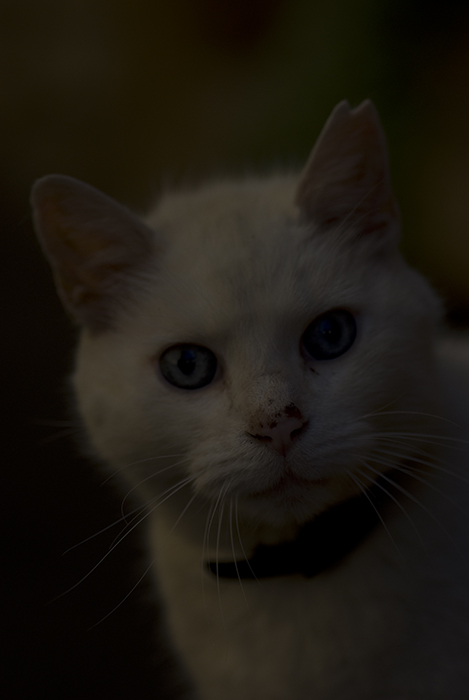
#> input picture python/usage/ImageProcessing/MorphologicalImageProcessing/images/chat.jpg, 469 x 700 px, found by its file name
$ python EqualizingHistogram.py   (older library calls are emulated)
#> lines starting #> are read from the running program, lines starting #| are printed output that depends on the picture
#> further down, image is the input picture: shape (700, 469, 3); mean B, G, R 16.9, 24.6, 29.1
#> `image = cv2.cvtColor(image,cv2.COLOR_BGR2HSV)`: image: shape (700, 469, 3); mean H, S, V 27.7, 131.7, 29.2
### python/myLibs/ImageProcessing/MorphologicalImageProcessing/myhisto.py
import cv2
import numpy as np

# return new image with equalized histogram
def equalizeHist(image):
    newImage = np.zeros(image.shape,image.dtype)
    # calcHist : image, channel, masque, histSize, ranges
    histo = cv2.calcHist([image], [0], None, [256], [0, 256])
#> histo = 256 values, max 13279 at index 29, min 0 at index 75, mean 1282.4
    nbCase = image.shape[0]*image.shape[1]
#> nbCase = 328300

    for i in range(0,image.shape[0]):
        for j in range(0,image.shape[1]):
            greyScale = image[i,j]
            sum = np.sum(histo[0:greyScale])
            newImage[i,j]=sum*255/nbCase
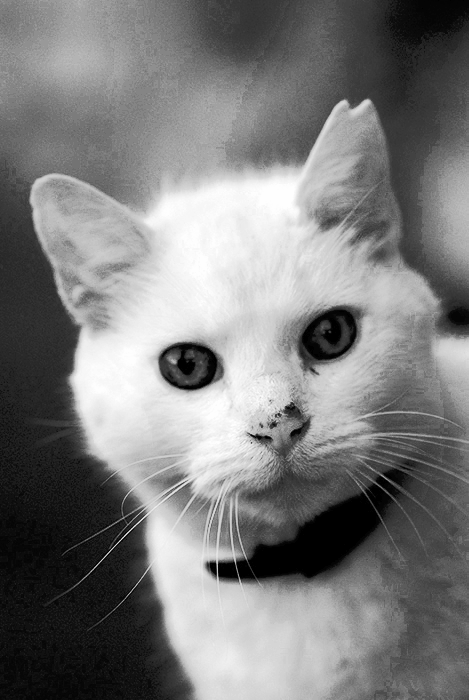
#> newImage: shape (700, 469); min 0, max 254, mean 124.3

    return newImage

### python/myLibs/ImageProcessing/MorphologicalImageProcessing/morpho.py
import cv2
import numpy as np
from myLibs.ImageProcessing.MorphologicalImageProcessing import structElement as strel

def displayImage(name,image):
    cv2.imshow(name, image)

# Implementation for learning purpose. Do not use
# [19 lines left out: function myErodeHandmade, not called in this run]

def myErode(image,struct):
    return cv2.erode(image,struct)

# Implementation for learning purpose. Do not use
# [8 lines left out: function myDilatHandmade, not called in this run]

def myDilat(image,struct):
    return cv2.dilate(image,struct)

def myGrad(image, struct):
    return myDilat(image,struct)-myErode(image,struct)

def myOpen(image, struct):
    return myDilat(myErode(image,struct),struct)

def myClose(image, struct):
    return myErode(myDilat(image,struct),struct)

def myCondDilat(imageM, imageI, struct):
    return np.minimum(cv2.dilate(imageM,struct), imageI)

def myCondErode(imageM, imageI, struct):
    return np.maximum(cv2.erode(imageM,struct), imageI)

# [25 lines left out: functions myReconInf, myReconSup, not called in this run]

def myReconOpen(imageI ,structOpen, structRecon) :
    return myReconInf(myOpen(imageI,structOpen),imageI,structRecon)

def myReconClose(imageI ,structOpen, structRecon) :
    return myReconSup(myClose(imageI,structOpen),imageI,structRecon)

# [127 lines left out: functions myHMax, myHMin, watersheds, myThreshold, countElements, filterElementsOnEdge, not called in this run]

### python/usage/ImageProcessing/MorphologicalImageProcessing/EqualizingHistogram.py
import cv2
from myLibs.ImageProcessing.MorphologicalImageProcessing import morpho, myhisto

imagename='Images/chat.jpg'

image = cv2.imread(imagename)

morpho.displayImage("Original Image", image)

# Objectif : reequalize only the light

# Use of the colorspace HSV (Hue, Saturation, VLight? :D)
image = cv2.cvtColor(image,cv2.COLOR_BGR2HSV)
image[:,:,2]=myhisto.equalizeHist(image[:,:,2])
#> image: shape (700, 469, 3); mean H, S, V 27.7, 131.7, 124.3

image = cv2.cvtColor(image,cv2.COLOR_HSV2BGR)
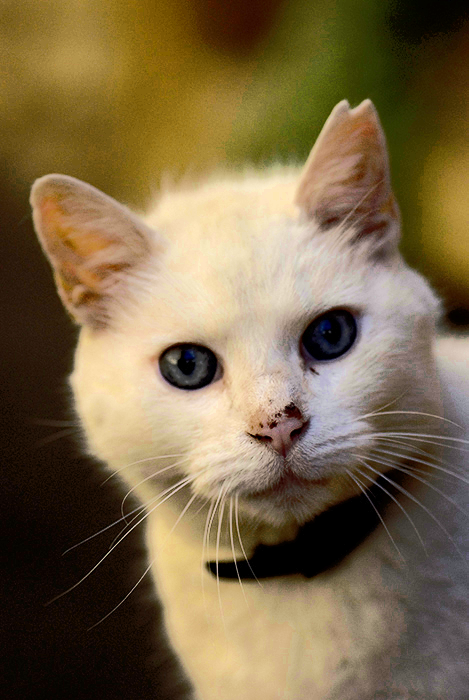
#> image: shape (700, 469, 3); mean B, G, R 72.6, 105, 123.8
morpho.displayImage("Image equalized", image)

key = cv2.waitKey(0)
#> (key Esc is pressed here)
cv2.destroyAllWindows()

$ run again, with python/usage/ImageProcessing/MorphologicalImageProcessing/images/comete.jpg copied over python/usage/ImageProcessing/MorphologicalImageProcessing/images/chat.jpg
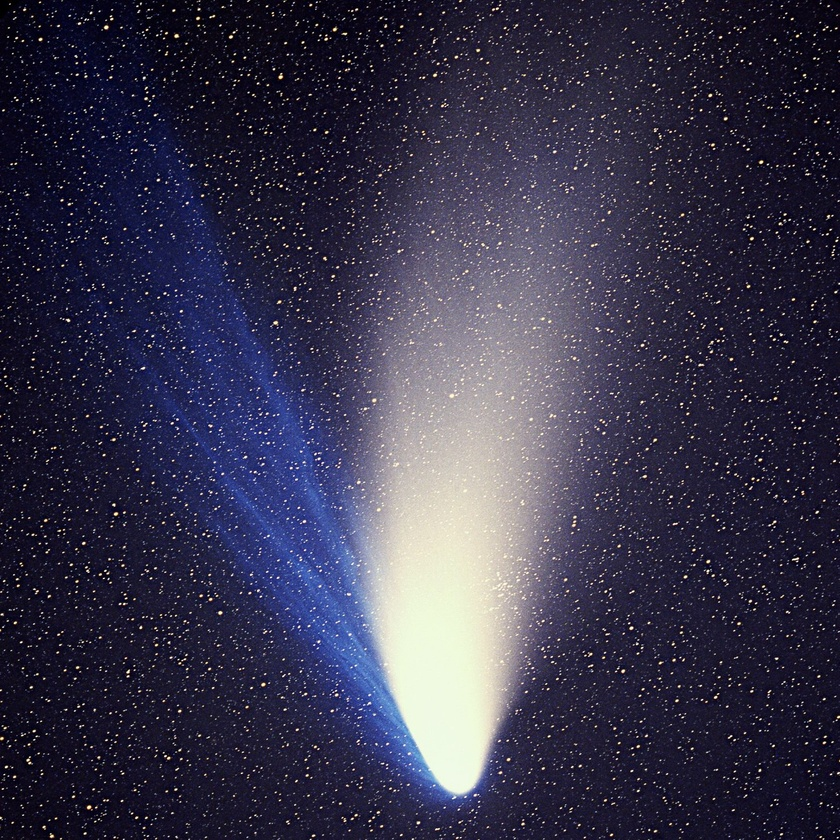
#> input picture python/usage/ImageProcessing/MorphologicalImageProcessing/images/comete.jpg, 840 x 840 px, shrunk from 1500 x 1500 before the run, found by its file name
#> image is the input picture: shape (840, 840, 3); mean B, G, R 75, 52.7, 55.3
#> histo = 256 values, max 12630 at index 40, min 28 at index 0, mean 2756.2
#> after the loop in equalizeHist, `for i in range(0,image.shape[0]):`:
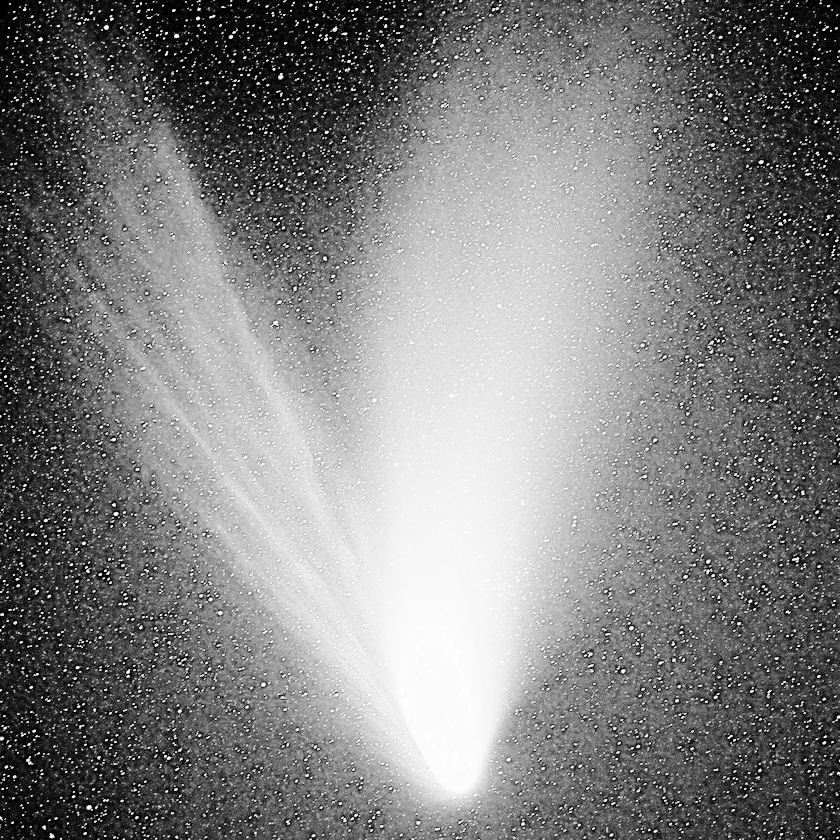
#> newImage: shape (840, 840); min 0, max 254, mean 125.8
#> `image = cv2.cvtColor(image,cv2.COLOR_HSV2BGR)`:
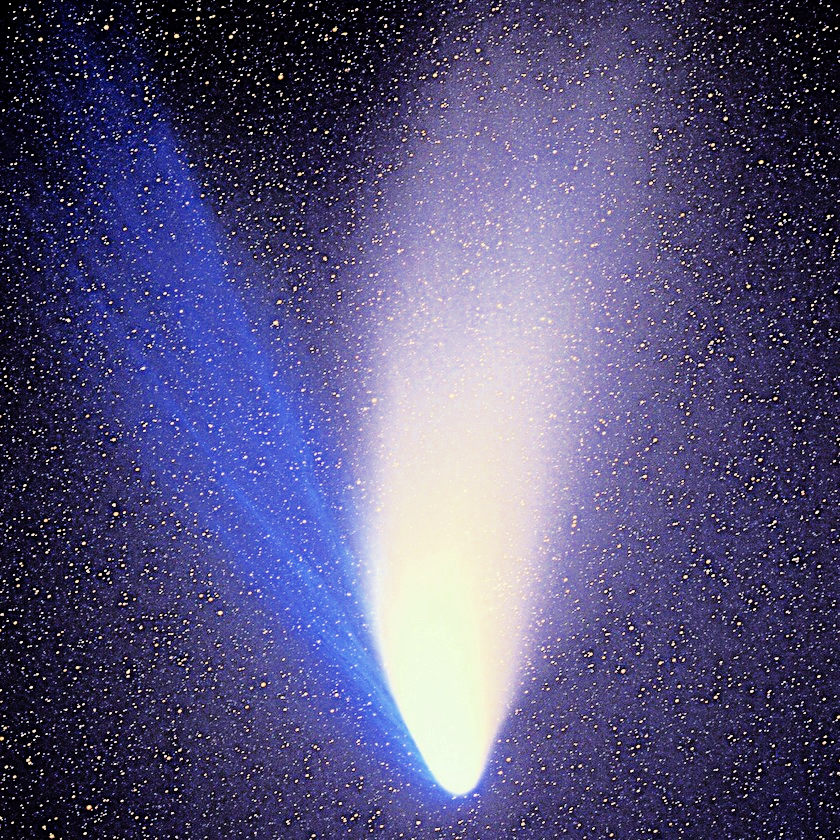
#> image: shape (840, 840, 3); mean B, G, R 123.9, 82.5, 87

$ run again, with python/usage/ImageProcessing/MorphologicalImageProcessing/images/flower.jpg copied over python/usage/ImageProcessing/MorphologicalImageProcessing/images/chat.jpg
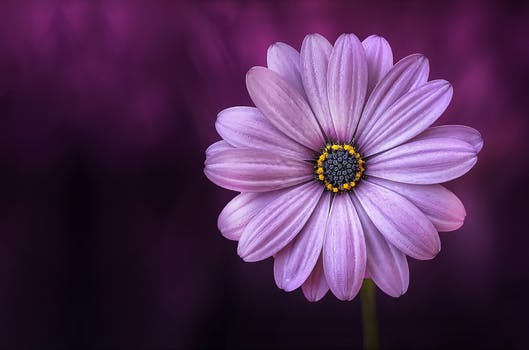
#> input picture python/usage/ImageProcessing/MorphologicalImageProcessing/images/flower.jpg, 529 x 350 px, found by its file name
#> image is the input picture: shape (350, 529, 3); mean B, G, R 84.8, 46.4, 81.3
#> histo = 256 values, max 6411 at index 25, min 0 at index 2, mean 723.2
#> after the loop in equalizeHist, `for i in range(0,image.shape[0]):`:
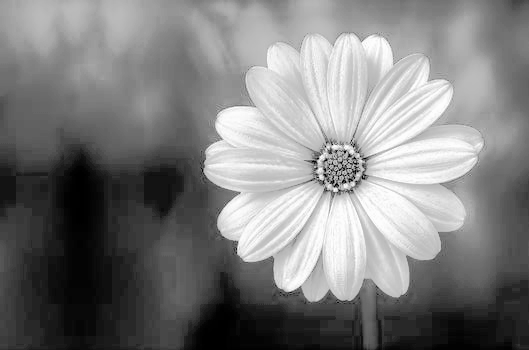
#> newImage: shape (350, 529); min 0, max 253, mean 125.9
#> `image = cv2.cvtColor(image,cv2.COLOR_HSV2BGR)`:
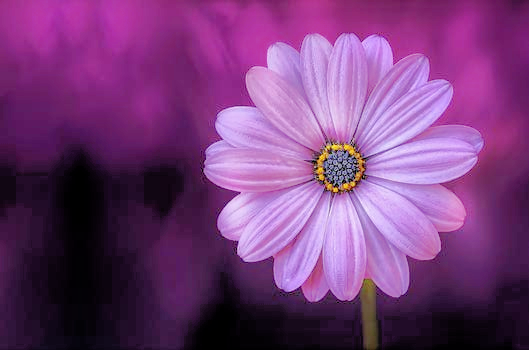
#> image: shape (350, 529, 3); mean B, G, R 120.4, 60.4, 118.1
